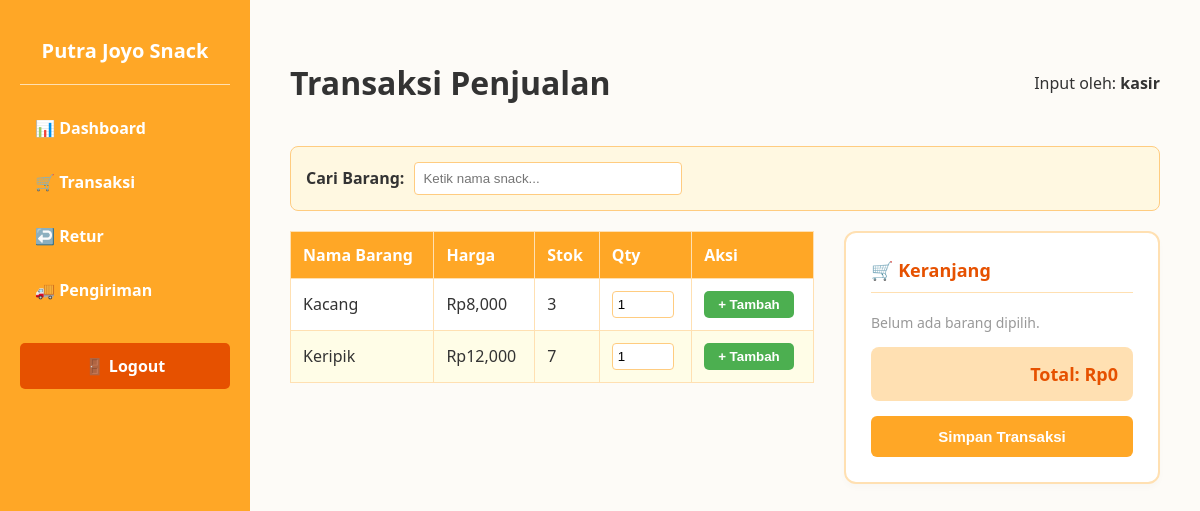
The page /kasir/transaksi (signed in) on the database its author committed.
### models/transaksi.py (models this page shows)
class Barang(db.Model):
    __tablename__ = 'barang'
    id = db.Column(db.Integer, primary_key=True)
    nama_barang = db.Column(db.String(100), nullable=False)
    harga = db.Column(db.Integer, nullable=False)
    stok = db.Column(db.Integer, nullable=False)
    satuan = db.Column(db.String(20), nullable=False)
    tanggal_masuk = db.Column(db.String(20), nullable=False)
    tanggal_kadaluarsa = db.Column(db.String(20), nullable=False)
    id_admin_fk = db.Column(db.String(50), nullable=False)

### app.py (the view, shortened to what this page needs)
@app.route("/kasir/transaksi", methods=["GET", "POST"])
def kasir_transaksi():
    if "user_id" not in session:
        return redirect("/login")
    if (session.get("role") or "").lower() != "kasir":
        return "Akses Ditolak: Anda bukan Kasir", 403
    barang_list = Barang.query.order_by(Barang.nama_barang).all()
    return render_template("kasir/transaksi.html", barang_list=barang_list)

### templates/kasir/transaksi.html (shortened to what this page needs)
<!DOCTYPE html>
<html lang="id">
<head>
</head>
<body>
    <div class="sidebar">
        <h2>Putra Joyo Snack</h2>
        <hr style="border: 0; height: 1px; background: #FFE0B2; margin-bottom: 20px;">
        <a href="/kasir/dashboard">📊 Dashboard</a>
        <a href="/kasir/transaksi">🛒 Transaksi</a>
        <a href="/kasir/retur">↩️ Retur</a>
        <a href="/kasir/pengiriman">🚚 Pengiriman</a>
        <a class="logout-btn" href="/logout">🚪 Logout</a>
    </div>
    <div class="content">
        <div class="header-section">
            <h1>Transaksi Penjualan</h1>
            <div>Input oleh: <strong>{{ session['username'] }}</strong></div>
        </div>
        <div class="search-container">
            <label><strong>Cari Barang:</strong></label>
            <input type="text" id="search-barang" placeholder="Ketik nama snack..." onkeyup="filterBarang()">
        </div>
        <div class="transaksi-container">
            <div class="barang-side">
                <table class="data-table">
                    <thead>
                        <tr>
                            <th>Nama Barang</th>
                            <th>Harga</th>
                            <th>Stok</th>
                            <th>Qty</th>
                            <th>Aksi</th>
                        </tr>
                    </thead>
                    <tbody id="tabel-barang">
                        {% for barang in barang_list %}
                        <tr class="row-barang" data-nama="{{ barang.nama_barang|lower }}">
                            <td>{{ barang.nama_barang }}</td>
                            <td>Rp{{ "{:,.0f}".format(barang.harga) }}</td>
                            <td>{{ barang.stok }}</td>
                            <td><input class="qty-input" type="number" id="qty-{{ barang.id }}" min="1" max="{{ barang.stok }}" value="1"></td>
                            <td><button class="btn-add" onclick="tambahKeranjang({{ barang.id }}, '{{ barang.nama_barang }}', {{ barang.harga }})">+ Tambah</button></td>
                        </tr>
                        {% endfor %}
                    </tbody>
                </table>
            </div>
            <div class="keranjang-side">
                <h3>🛒 Keranjang</h3>
                <div id="keranjang-list">
                    <p style="color:#999; font-size:14px;">Belum ada barang dipilih.</p>
                </div>
                <div class="total-box">Total: Rp<span id="total-harga">0</span></div>
                <button class="btn-simpan" onclick="simpanTransaksi()">Simpan Transaksi</button>
            </div>
        </div>
    </div>
</body>
</html>

### templates/kasir/transaksi.html (style rules this page uses)
body { font-family: 'Segoe UI', Arial, sans-serif; margin: 0; display: flex; background-color: #FDFBF7; color: #333; }
.sidebar { width: 250px; background-color: #FFA726; height: 100vh; padding: 20px; box-sizing: border-box; color: white; position: fixed; }
.sidebar h2 { text-align: center; font-size: 20px; margin-bottom: 20px; }
.sidebar a { display: block; color: white; padding: 12px 15px; text-decoration: none; border-radius: 5px; margin-bottom: 8px; font-weight: bold; }
.sidebar .logout-btn { background-color: #E65100; margin-top: 30px; text-align: center; }
.content { margin-left: 250px; padding: 40px; width: calc(100% - 250px); box-sizing: border-box; }
.header-section { display: flex; justify-content: space-between; align-items: center; margin-bottom: 20px; }
.transaksi-container { display: flex; gap: 30px; }
.barang-side { flex: 2; }
.keranjang-side { flex: 1; background: white; padding: 25px; border-radius: 12px; border: 2px solid #FFE0B2; box-shadow: 0 4px 6px rgba(0,0,0,0.02); height: fit-content; }
.search-container { background-color: #FFF8E1; padding: 15px; border-radius: 8px; margin-bottom: 20px; border: 1px solid #FFCC80; display: flex; align-items: center; gap: 10px; }
.search-container input { padding: 8px; border: 1px solid #FFCC80; border-radius: 4px; width: 250px; }
.data-table { width: 100%; border-collapse: collapse; background: white; }
.data-table th, .data-table td { border: 1px solid #FFE0B2; padding: 12px; text-align: left; }
.data-table th { background-color: #FFA726; color: white; }
.data-table tr:nth-child(even) { background-color: #FFFDE7; }
.qty-input { width: 50px; padding: 5px; border: 1px solid #FFCC80; border-radius: 4px; }
.btn-add { background-color: #4CAF50; color: white; padding: 6px 14px; border: none; border-radius: 5px; font-weight: bold; cursor: pointer; }
.keranjang-side h3 { margin-top: 0; color: #E65100; font-size: 18px; margin-bottom: 20px; border-bottom: 1px solid #FFE0B2; padding-bottom: 10px; }
.total-box { text-align: right; margin-top: 15px; font-size: 18px; font-weight: bold; color: #E65100; background-color: #FFE0B2; padding: 15px; border-radius: 8px; }
.btn-simpan { background-color: #FFA726; color: white; border: none; padding: 12px; width: 100%; border-radius: 6px; font-weight: bold; cursor: pointer; margin-top: 15px; font-size: 15px; }

### rows shown on the page
Barang: nama_barang "Kacang", harga "8,000", stok "3"
Barang: nama_barang "Keripik", harga "12,000", stok "7", id "1"

### other values the page prints
{{ session['username'] }} "kasir"
